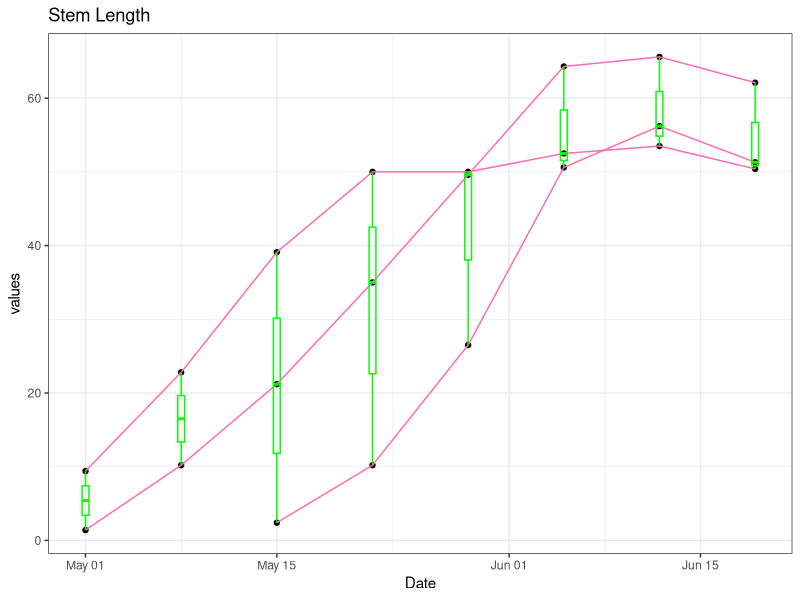
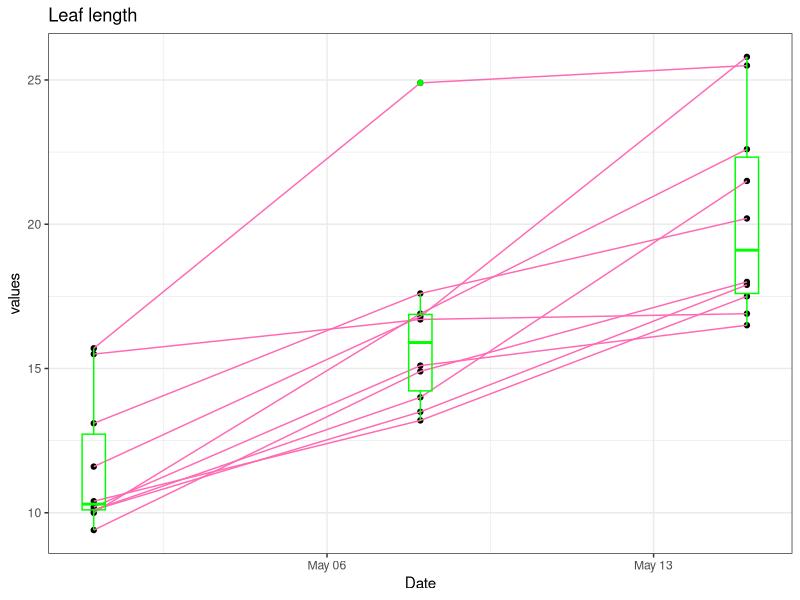

These charts were generated, in order, by the following R code: (Note: this script raises an error after producing the figures.)
library(tidyverse)

setwd("C:/Users/nyanw/Downloads/REU")


list.files()
boltonia_data <- read.csv("Boltonia Phenotype data_20240612.csv", na = c(" ", "NA", "N/A", "DNR"))

#%>%
#mutate(numLSt.6 = case_when((numLSt.6 == "N/A") ~ as.numeric(NA),
                              #TRUE ~ as.numeric(numLSt.6)))

# rm(physaria_data)

###simplifying our data####

correct_stem <- function(x){
  stem_present <- FALSE
  output <- as.vector(rep(NA, length(x)), mode = "numeric")
  
  for (i in 1:length(x)){
    if (stem_present == FALSE){
      if(is.na(x[[i]])){
        stem_present <- FALSE
      } else{
        stem_present <- TRUE
        output[[i]] <- x[[i]]
      } 
    } else{
      if(is.na(x[[i]])){
        stem_present <- FALSE
        output[1:i] <- as.numeric(rep(NA, i))
      } else{
        stem_present <- TRUE
        output[[i]] <- x[[i]]
      }
    }
  }
  return(output)
}
#######################
class(as.numeric(NA))
class(boltonia_data)

str(boltonia_data)

boltonia_data_sub <-boltonia_data[1:10, ]
dim(boltonia_data)
dim(boltonia_data_sub)

#old-fashioned##########
class(boltonia_data$stemLength.2[1:10])
boltonia_data_sub$stemLength.2 <- as.numeric(boltonia_data_sub$stemLength.2)
#fancy method
convert_Y_TRUE <- function(x){
  output <- case_when(x == "Y" ~ TRUE, TRUE ~ FALSE)
  return(output)
}

boltonia_data_sub <- boltonia_data %>%
  filter(index <= 10)%>%
  mutate(stemLength.2 = as.numeric(stemLength.2), label = factor(label, levels = label))%>%
  mutate_at(vars(matches("Surv.")), .funs = "convert_Y_TRUE")

########################

date_info <- boltonia_data_sub %>%
  select(str_c("Date.", 1:8))%>%
  .[1,]%>%
  pivot_longer(cols = starts_with("Date"), names_to = "Date_index", values_to = "Date")%>%
  mutate(Date_index = str_remove(Date_index, "Date."))%>%
  mutate(Date = str_replace(Date, pattern = "/24$", replacement = "/2024"))

boltonia_data_sub_1 <- boltonia_data_sub %>%
  select(label, index, starts_with("stemLength"), starts_with("leafLong"), starts_with("leafWide")) %>%
  mutate_at(vars(matches("leafLong")), .funs = "as.double") %>%
  mutate_at(vars(matches("leafWide")), .funs = "as.double") %>%
  pivot_longer(cols = c(starts_with("leafLong"), starts_with("stemLength"), starts_with("leafWide")), values_to = "values") %>%
  separate(col = "name", into = c("variable_name", "Date_index"), sep = "[.]") %>%
  left_join(date_info, by = "Date_index")%>%
  mutate(Date = as.Date(Date, "%m/%d/%Y"))%>%
  group_by(label, index, variable_name)%>%
  mutate(values = correct_stem(values))

P <- ggplot(data = filter(boltonia_data_sub_1, variable_name == "stemLength"),
            aes(x = Date, y = values))+
  geom_point()+
  ggtitle("Stem Length")+
  geom_line(aes(group = label), color = "hotpink")+
  geom_boxplot(aes(group = Date), fill = NA, color = "green", width = 0.5)+
  theme_bw()
P

P <- ggplot(data = filter(boltonia_data_sub_1, variable_name == "leafLong"),
            aes(x = Date, y = values))+
  geom_point()+
  ggtitle("Leaf length")+
  geom_line(aes(group = label), color = "hotpink")+
  geom_boxplot(aes(group = Date), fill = NA, color = "green", width = 0.5)+
  theme_bw()
P

P <- ggplot(data = filter(boltonia_data_sub_1, variable_name == "leafWide"),
            aes(x = Date, y = values))+
  geom_line(aes(group = label), color = "hotpink")+
  geom_boxplot(aes(group = Date), fill = NA, color = "green", width = 0.5)+
  scale_x_date(breaks = unique(boltonia_data_sub_1$Date), labels = c("W1", "W2", "W3", "W4", "W5"))+
  geom_point()+
  ggtitle("Leaf Width")+
  ggtitle("Centered Title")+
  theme_bw()+ 
  theme(plot.title = element_text(hjust = 0.5))
P

#######plots################
P <- ggplot(data = boltonia_data_sub, mapping = aes(x = reorder(label, desc(leafLong.1)), y = leafLong.1))+
  geom_col(fill = "darkgreen")+
  scale_x_discrete(name = "Plant ID")+
  scale_y_discrete(name = "Plant Height (cm)")+
  theme_bw()+
  theme(legend.position = c(0.1, 0.85))
P

############################

P <- ggplot(data = boltonia_data_sub, mapping = aes(x = label, y = stemLength.1))+
  geom_col(mapping = aes(fill = stemLength.1))+
  scale_fill_distiller(name = "Height (cm)", palette = "RdYlBu")+
  scale_x_discrete(name = "Plant ID")+
  scale_y_discrete(name = "Plant Height (cm)")+
  theme_bw()+
  theme(legend.position = c(0.1, 0.85))
P

#############################

P <- ggplot(data = boltonia_data_sub, mapping = aes(x = label, y = stemLength.1))+
  geom_col(mapping = aes(fill = stemLength.1))+
  geom_line(group = 1)+
  scale_fill_distiller(name = "Height (cm)", palette = "RdYlBu")+
  scale_x_discrete(name = "Plant ID")+
  scale_y_discrete(name = "Plant Height (cm)")+
  theme_bw()+
  theme(legend.position = c(0.1, 0.85))
P

ggsave("Boltanica_plant_height.png", width = 8, height = 6)

P <- ggplot(data = boltonia_data_sub, mapping = aes(x = reorder(label, index), y = stemLength.2))+
  geom_col(fill = "darkgreen")+
  scale_x_discrete(name = "Plant ID")+
  scale_y_discrete(name = "Plant Height (cm)")+
  theme_bw()+
  theme(legend.position = c(0.1, 0.85))
P

ggsave("Boltanica_plant_heightwk2.png", width = 8, height = 6)

P <- ggplot(data = boltonia_data_sub, mapping = aes(x = label, y = stemLength.3))+
  geom_col(mapping = aes(fill = as.numeric(stemLength.3)))+
  geom_line(group = 1)+
  scale_fill_distiller(name = "Week 3 Height (cm)", palette = "RdYlBu")+
  scale_x_discrete(name = "Plant ID")+
  scale_y_discrete(name = "Plant Height (cm)")+
  theme_bw()+
  theme(legend.position = c(0.1, 0.85))
P

ggsave("Boltanica_plant_heightwk3.png", width = 8, height = 6)

P <- ggplot(data = boltonia_data_sub, mapping = aes(x = label, y = stemLength.4))+
  geom_col(mapping = aes(fill = as.numeric(stemLength.4)))+
  geom_line(group = 1)+
  scale_fill_distiller(name = "Week 4 Height (cm)", palette = "RdYlBu")+
  scale_x_discrete(name = "Plant ID")+
  scale_y_discrete(name = "Plant Height (cm)")+
  theme_bw()+
  theme(legend.position = c(0.1, 0.85))
P

ggsave("Boltanica_plant_heightwk4.png", width = 8, height = 6)

P <- ggplot(data = boltonia_data_sub, mapping = aes(x = label, y = stemLength.5))+
  geom_col(mapping = aes(fill = as.numeric(stemLength.3)))+
  geom_line(group = 1)+
  scale_fill_distiller(name = "Week 4 Height (cm)", palette = "RdYlBu")+
  scale_x_discrete(name = "Plant ID")+
  scale_y_discrete(name = "Plant Height (cm)")+
  theme_bw()+
  theme(legend.position = c(0.1, 0.85))
P

ggsave("Boltanica_plant_heightwk4.png", width = 8, height = 6)

P <- ggplot(data = boltonia_data_sub, mapping = aes(x = label, y = stemLength.5))+
  geom_col(mapping = aes(fill = as.numeric(stemLength.5)))+
  geom_line(group = 1)+
  scale_fill_distiller(name = "Week 5 Height (cm)", palette = "RdYlBu")+
  scale_x_discrete(name = "Plant ID")+
  scale_y_discrete(name = "Plant Height (cm)")+
  theme_bw()+
  theme(legend.position = c(0.1, 0.85))
P

ggsave("Boltanica_plant_heightwk5.png", width = 8, height = 6)
